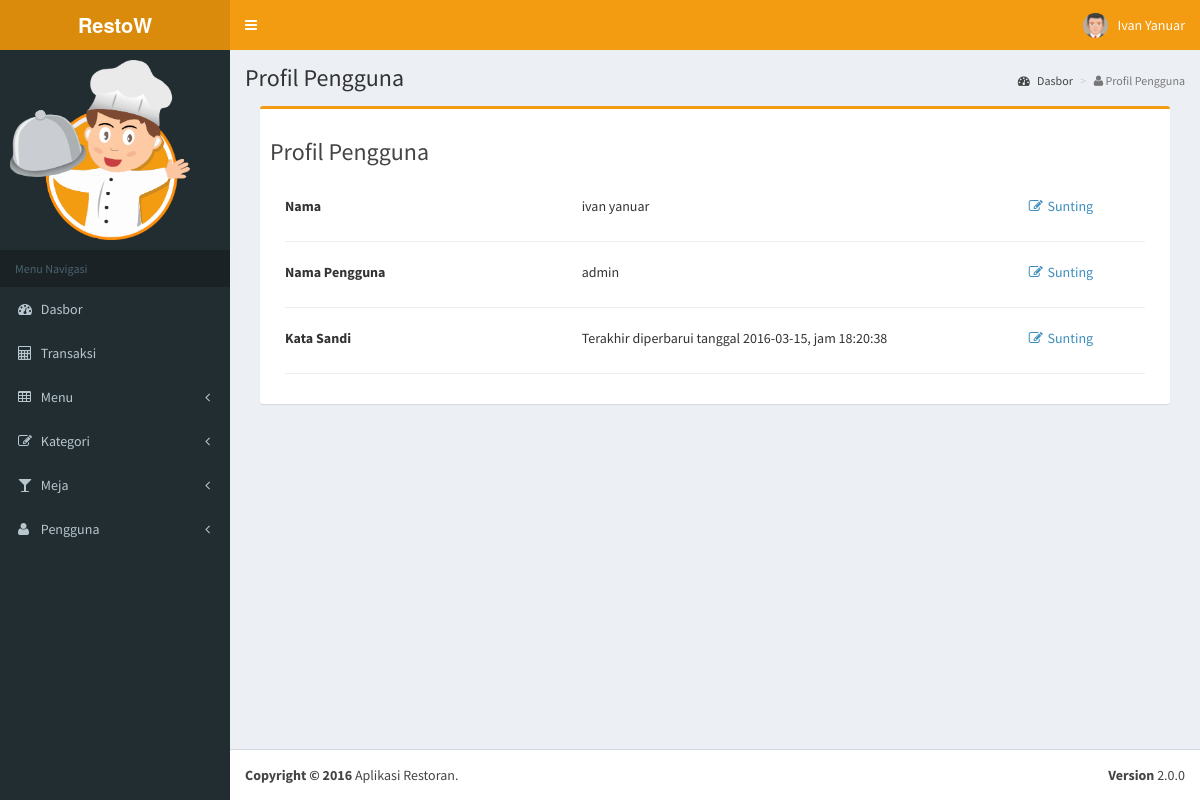
/admin/user-profile.php (signed in), run on the app's committed database.
### tables this page shows
CREATE TABLE IF NOT EXISTS `users` (
  `id_user` int(10) NOT NULL,
  `nm_user` varchar(50) NOT NULL,
  `username` varchar(25) NOT NULL,
  `password` varchar(255) NOT NULL,
  `gender` int(1) NOT NULL,
  `level` int(1) NOT NULL,
  `lu` datetime NOT NULL
);

### class/dbconfig.php (called while the page is built, shortened)
<?php
  class Database
  {
        ?>
        <?php
    public function is_logged_in()
    {
      if(isset($_SESSION['username']))
      {
        return true;
      }
    }
  }
?>

### admin/user-profile.php (the view, shortened to what this page needs)
<?php
  require_once '../class/user.php';
  $user = new User();
  if(!$user->is_logged_in())
  {
    header('location: login.php');
  }else{
    $stmt = $user->getUser($_SESSION['id_user']);
    $row = $stmt->fetch(PDO::FETCH_ASSOC);
    include_once('core/head.php');
    include_once('core/header.php');
    include_once('core/sidebar.php');
?>
      <div class="content-wrapper" style="min-height:901px;">
        <section class="content-header">
          <h1>
            Profil Pengguna
          </h1>
          <ol class="breadcrumb">
            <li><a href="index.php"><i class="fa fa-dashboard"></i> Dasbor</a></li>
            <li class="active"><i class="fa fa-user"></i> Profil Pengguna</li>
          </ol>
        </section>
        <section class="content">
          <div class="col-lg-12">
            <div class="box box-warning">
              <div class="box-header">
                <h3>Profil Pengguna</h3>
              </div>
              <div class="box-body">
                <div class="col-lg-12 col-md-12">
                  <div class="row">
                    <div class="col-lg-4 col-md-4">
                      <label><b>Nama</b></label>
                    </div>
                    <div class="col-lg-6 col-md-6">
                      <span><?= $row['nm_user']; ?></span>
                    </div>
                    <div class="col-lg-2 col-md-2">
                      <a href="#" id="name"><i class="fa fa-fw fa-edit"></i> Sunting</a>
                    </div>
                  </div>
                  <hr>
                  <div class="row">
                    <div class="col-md-4">
                      <label><b>Nama Pengguna</b></label>
                    </div>
                    <div class="col-md-6">
                      <span><?= $row['username']; ?></span>
                    </div>
                    <div class="col-md-2">
                      <a href="#" id="username"><i class="fa fa-fw fa-edit"></i> Sunting</a>
                    </div>
                  </div>
                  <hr>
                  <div class="row">
                    <div class="col-md-4">
                      <label><b>Kata Sandi</b></label>
                    </div>
                    <div class="col-md-6">
                      <span>
                        <?php
                          if($row['lu'] != "0000-00-00 00:00:00")
                          {
                            $ex = explode(" ", $row['lu']);
                            echo "Terakhir diperbarui tanggal $ex[0], jam $ex[1]";
                          }else{
                            echo "Belum pernah diperbarui.";
                          }
                        ?>
                      </span>
                    </div>
                    <div class="col-md-2">
                      <a href="#" id="password"><i class="fa fa-fw fa-edit"></i> Sunting</a>
                    </div>
                  </div>
                  <hr>
                </div>
              </div>
            </div>
          </div>
        </section>
      </div>
<?php
    include_once('core/footer.php');
  }
?>

### data on the page
users: nm_user "ivan yanuar", username "admin", lu "2016-03-15", lu "18:20:38"

### other printed values
$user->nm_user() "Ivan Yanuar"
